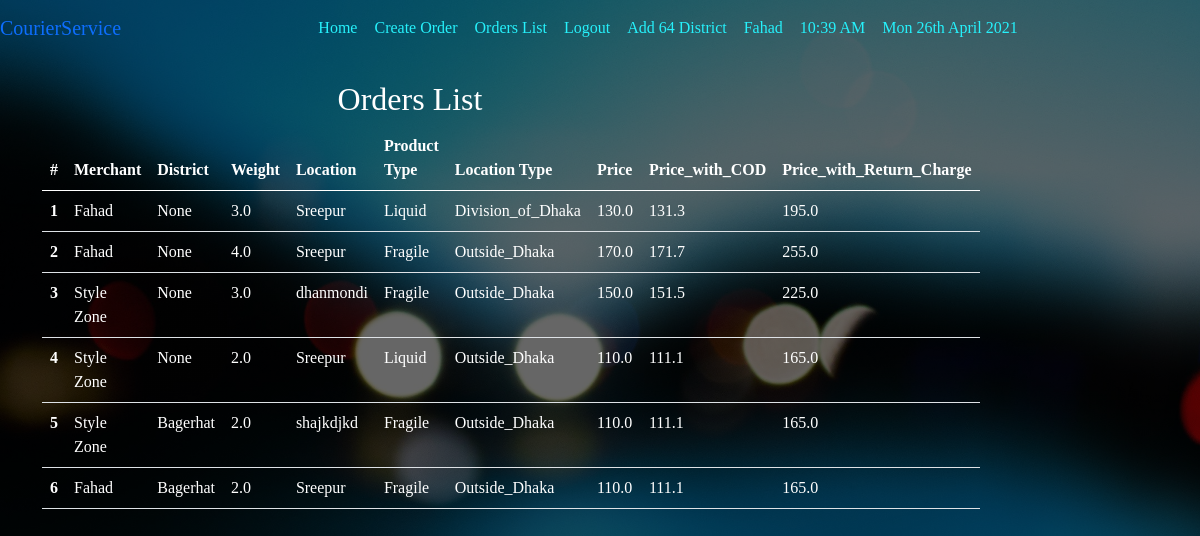
Page /orders/list/ (signed in) on the committed database.
### orders/models.py (models this page shows, shortened)
class Orders(models.Model):
    TYPE = (
        ('Fragile', 'Fragile'),
        ('Liquid', 'Liquid'),
    )
    LOCATION_TYPE = (
        ('Inside_Dhaka', 'Inside_Dhaka'),
        ('Division_of_Dhaka', 'Division_of_Dhaka'),
        ('Outside_Dhaka', 'Outside_Dhaka'),
    )
    marchant=models.ForeignKey(Merchant, on_delete=models.SET_NULL, null=True, related_name='merchant_name')
    marchant_invoice_id=models.IntegerField()
    location=models.CharField(max_length=100)
    product_type=models.CharField(max_length=50, choices=TYPE)
    location_type=models.CharField(max_length=50, choices=LOCATION_TYPE)
    weight=models.FloatField()
    price=models.FloatField(default=0)
    price_with_cod=models.FloatField(default=0)
    price_with_return_charges=models.FloatField(default=0)
    district=models.ForeignKey(District, on_delete=models.SET_NULL, null=True, related_name='dis_name')
    subdistrict=models.ForeignKey(SubDistrict, on_delete=models.SET_NULL, null=True, related_name='subdis_name')

class Merchant(models.Model):
    name=models.CharField(max_length=100)
    phone=models.CharField(max_length=17)
    email=models.EmailField()
    def __str__(self):
        return self.name

class District(models.Model):
    name=models.CharField(max_length=100)
    division=models.ForeignKey(Division,on_delete=models.SET_NULL, null=True, related_name="division_set")
    def __str__(self):
        return self.name

### orders/views.py (the view)
# urls.py: path('list/',OrderList.as_view(), name='list'),
class OrderList(generic.ListView):
    model = Orders
    template_name='orders/orderlist.html'
    context_object_name = 'orders'

### templates/orders/orderlist.html (shortened to what this page needs)
{% extends 'basic.html' %}
{% block body %}
<div class="container">
<div class="row">
<div class="col-md-8">
<h2 class="text-center text-white">Orders List</h2>
<table class="table text-white">
  <thead>
    <tr>
      <th scope="col">#</th>
      <th scope="col">Merchant</th>
      <th scope="col">District</th>
      <th scope="col">Weight</th>
      <th scope="col">Location</th>
      <th scope="col">Product Type</th>
      <th scope="col">Location Type</th>
      <th scope="col">Price</th>
      <th scope="col">Price_with_COD</th>
      <th scope="col">Price_with_Return_Charge</th>
    </tr>
  </thead>
  <tbody>
  {% for d in orders %}
    <tr>
      <th scope="row">{{forloop.counter}}</th>
      <td>{{d.marchant}}</td>
      <td>{{d.district}}</td>
      <td>{{d.weight}}</td>
      <td>{{d.location}}</td>
      <td>{{d.product_type}}</td>
      <td>{{d.location_type}}</td>
      <td>{{d.price}}</td>
      <td>{{d.price_with_cod}}</td>
      <td>{{d.price_with_return_charges}}</td>
    </tr>
    {% endfor %}
  </tbody>
</table>
</div>
</div>
</div>
{% endblock body %}

### templates/basic.html (shortened to what this page needs)
<!doctype html>
<html lang="en">
<head>
  <link href="https://cdn.jsdelivr.net/npm/bootstrap@5.0.0-beta3/dist/css/bootstrap.min.css" rel="stylesheet">
  {% load static %}
  <link href="{% static 'css/style2.css'  %}" rel='stylesheet'>
</head>
<body style="background:  linear-gradient(rgba(0,0,0,0.6), rgba(0,0,0,0.6)),url('{% static 'images/background.jpg' %}');
background-size: cover;
      background-attachment: fixed;
      background-position: top;">
  <nav class="navbar navbar-expand-lg navbar-success " >
    <a class="navbar-brand"  href="/">CourierService</a>
    <div class="collapse navbar-collapse" id="navbarSupportedContent">
      <ul class="navbar-nav m-auto">
      <li class="nav-item {% block blogactive %}
      {% endblock blogactive %} ">
          <a class="nav-link" href="/">Home</a>
        </li>
        {% if user.is_authenticated %}
      <ul class="navbar-nav">
      <li class="nav-item  ">
          <a class="nav-link" href="/orders/">Create Order</a>
        </li>
      <li class="nav-item  ">
          <a class="nav-link" href="/orders/list/">Orders List</a>
        </li>
        <li class="nav-item  ">
          <a class="nav-link" href="/logout/">Logout</a>
        </li>
        <li class="nav-item" >
          <a class="nav-link" href="/orders/upoz/">Add 64 District</a>
        </li>
        <li class="nav-item  ">
          <a class="nav-link" href="#">{{request.user}}</a>
        </li>
      </ul>
      {% else %}
      <li class="nav-item  {% block login %}
      {% endblock login %}">
          <a class="nav-link" href="/login/">Login</a>
        </li>
      {% endif %}
      <li class="nav-item">
          <a class="nav-link" href="">{% now "h:i A" as current_time %}
          {{ current_time|center:"150"  }}</a>
        </li>
      <li class="nav-item">
          <a class="nav-link" href="">{% now "D jS F Y" %}</a>
        </li>
      </ul>
    </div>
  </nav>
  <br>
  {% block body %}
  {% endblock  %}
    </body>
</html>

### static/css/style2.css (style rules this page uses)
body { margin: 0; padding: 0; font-family: sens-serif; height: 100vh; background: linear-gradient(rgba(0,0,0,0.6), rgba(0,0,0,0.6)), url('/static/images/background.jpg'); background-size: cover; background-attachment: fixed; background-position: top; }
.navbar .navbar-nav .nav-item .nav-link:link, .navbar .navbar-nav .nav-item .nav-link:visited { color:#26f1fb; margin-right: 1px; }
* { padding: 0; margin: 0; border-radius:border-box; }
.col-md-6,.col-md-7,.col-md-8,.col-md-9,.col-md-10 { background: none; }

### rows in the picture
Orders: marchant "Fahad", district "None", weight "3.0", location "Sreepur", product_type "Liquid", location_type "Division_of_Dhaka", price "130.0", price_with_cod "131.3", price_with_return_charges "195.0"
Orders: marchant "Fahad", district "None", weight "4.0", location "Sreepur", product_type "Fragile", location_type "Outside_Dhaka", price "170.0", price_with_cod "171.7", price_with_return_charges "255.0"
Orders: marchant "Style Zone", district "None", weight "3.0", location "dhanmondi", product_type "Fragile", location_type "Outside_Dhaka", price "150.0", price_with_cod "151.5", price_with_return_charges "225.0"
Orders: marchant "Style Zone", district "None", weight "2.0", location "Sreepur", product_type "Liquid", location_type "Outside_Dhaka", price "110.0", price_with_cod "111.1", price_with_return_charges "165.0"
Orders: marchant "Style Zone", district "Bagerhat", weight "2.0", location "shajkdjkd", product_type "Fragile", location_type "Outside_Dhaka", price "110.0", price_with_cod "111.1", price_with_return_charges "165.0"
Orders: marchant "Fahad", district "Bagerhat", weight "2.0", location "Sreepur", product_type "Fragile", location_type "Outside_Dhaka", price "110.0", price_with_cod "111.1", price_with_return_charges "165.0"

### other values in the picture
{{ request.user }} "Fahad"
{{ current_time|center:"150" }} "10:39 AM"
